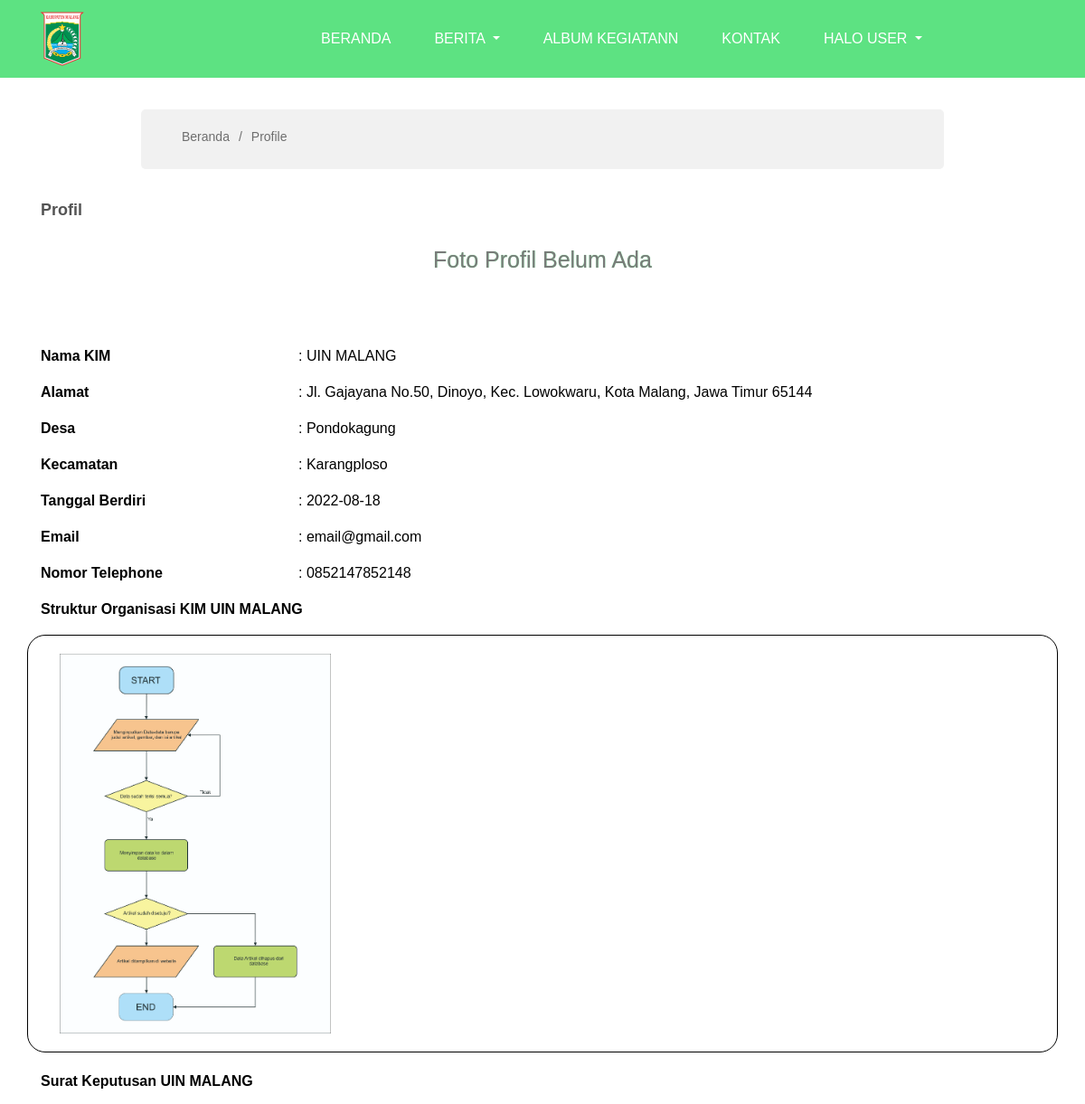
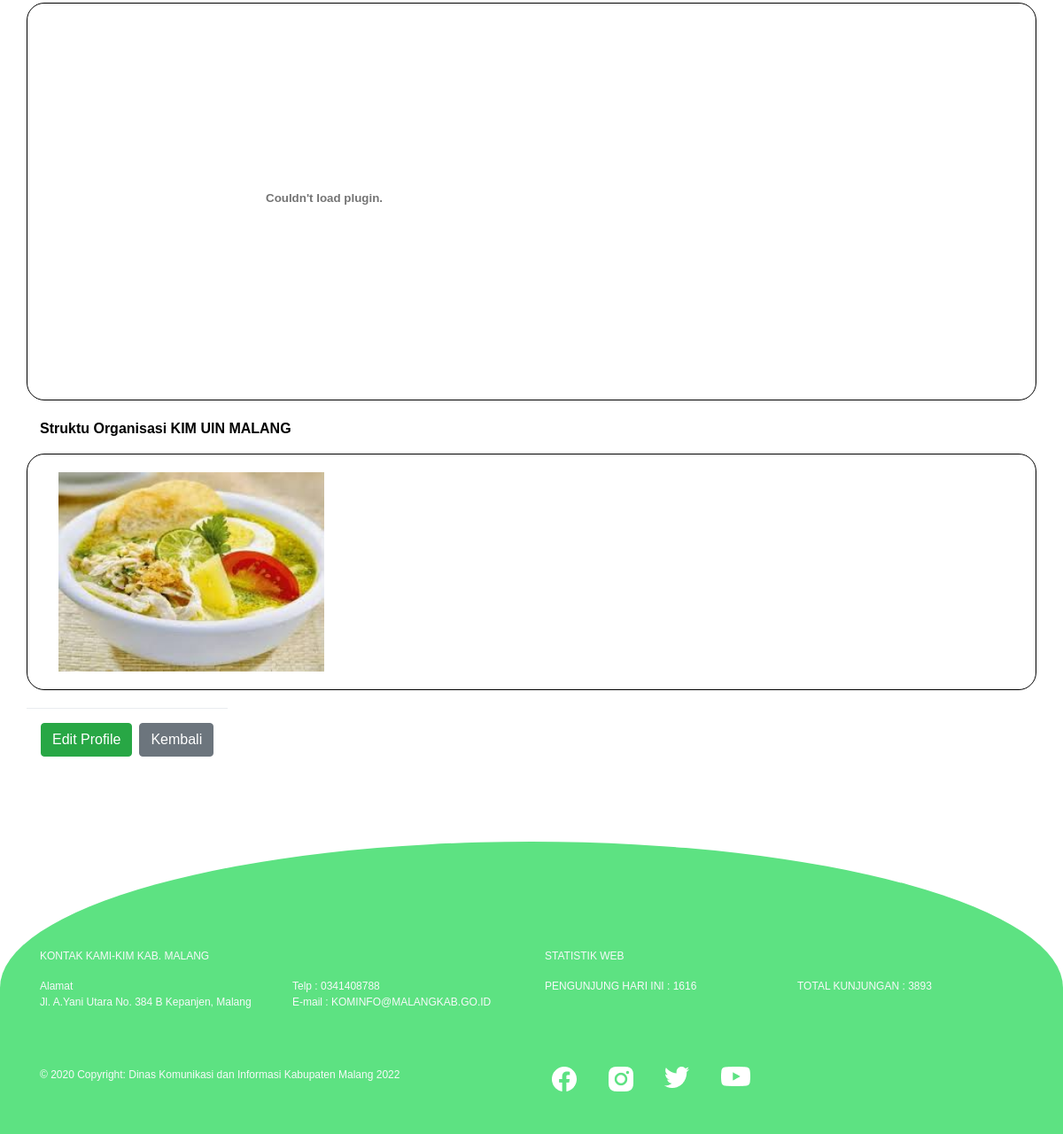
Page /user/profil/view-profile.php (signed in) on the committed database (2 pictures, top to bottom).
### tables this page shows
CREATE TABLE IF NOT EXISTS `profil` (
  `Id_Profil` int(11) NOT NULL AUTO_INCREMENT,
  `Nama_KIM` varchar(50) DEFAULT NULL,
  `Alamat` mediumtext DEFAULT NULL,
  `Desa` varchar(50) DEFAULT NULL,
  `Kecamatan` varchar(50) DEFAULT NULL,
  `Tanggal_Berdiri` varchar(50) DEFAULT NULL,
  `Email` varchar(50) DEFAULT NULL,
  `No_Telephon` varchar(50) DEFAULT NULL,
  `Struktur_Organisasi` varchar(50) DEFAULT NULL,
  `Surat_Keputusan` varchar(50) DEFAULT NULL,
  `Link_Youtube` varchar(100) DEFAULT NULL,
  `Link_Video1` varchar(100) DEFAULT NULL,
  `Link_Video2` varchar(100) DEFAULT NULL,
  `Link_Video3` varchar(100) DEFAULT NULL,
  `Id_Account` int(11) DEFAULT NULL,
  PRIMARY KEY (`Id_Profil`),
  KEY `Account` (`Id_Account`),
  CONSTRAINT `account` FOREIGN KEY (`Id_Account`) REFERENCES `akun` (`id`)
);

### user/profil/view-profile.php (the view, shortened to what this page needs)
<?php
include '../../koneksi.php';
$id_user = $_SESSION['id'];
$sql = "SELECT * FROM profil WHERE Id_Account = $id_user";
$hasil = $koneksi->query($sql);
?>
<!doctype html>
<html lang="en">
<head>
    <link rel="stylesheet" href="https://cdn.jsdelivr.net/npm/bootstrap@4.0.0/dist/css/bootstrap.min.css">
    <link rel="stylesheet" href="../../css/style.css">
</head>
<body>
    <nav class="navbar navbar-expand-lg navbar-dark text-uppercase" style="background-color: #5DE282;">
        <div class="container">
            <a class="navbar-brand" href="#"><img src="../../image/logo kecil.png" alt=""></a>
            <div class="collapse navbar-collapse text-uppercase" id="navbarSupportedContent">
                <ul class="navbar-nav mr-auto">
                    <li class="nav-item active px-3">
                        <a class="nav-link" href="../../index.php">BERANDA</a>
                    </li>
                    <li class="nav-item dropdown active px-3">
                        <a class="nav-link dropdown-toggle" href="" id="navbarDropdown" role="button" data-toggle="dropdown" aria-haspopup="true" aria-expanded="false">
                            BERITA
                        </a>
                    </li>
                    <li class="nav-item active px-3">
                        <a class="nav-link" href="../album/album.php">Album KegiatanN</a>
                    </li>
                    <li class="nav-item active px-3">
                        <a class="nav-link" href="#kontak">Kontak</a>
                    </li>
                    <li class="nav-item dropdown active px-3">
                        <a class="nav-link dropdown-toggle" href="" id="navbarDropdown" role="button" data-toggle="dropdown" aria-haspopup="true" aria-expanded="false">
                            HALO USER
                        </a>
                    </li>
                </ul>
            </div>
        </div>
    </nav>
    <main id="main">
        <section id="breadcrumbs" class="breadcrumbs">
            <div class="container">
                <ol>
                    <li><a href="index.php">Beranda</a></li>
                    <li><a href="">Profile</a></li>
                </ol>
            </div>
        </section>
        <section id="artikel" class="artikel">
            <div class="container">
                <h2>Profil</h2>
                <?php
                foreach ($hasil as $value) {
                ?>
                    <div class="row photo-profil">
                        <div class="col-lg-12 col-sm-12 col-12">
                            <?php if (empty($value['Foto_Profil'])) { ?>
                                <p class="align-self-center col text-center text-artikel">Foto Profil Belum Ada</p>
                            <?php } else { ?>
                                <img src="../../file/setruktur-organisasi/<?= $value['Foto_Profil'] ?>" alt="" class="rounded-circle img-thumbnail">
                            <?php } ?>
                        </div>
                    </div>
                    <div class="row">
                        <div class="col-3">
                            <p class="font-weight-bold">Nama KIM</p>
                        </div>
                        <div class="col-9">
                            <p>: <?= $value['Nama_KIM'] ?></p>
                        </div>
                    </div>
                    <div class="row">
                        <div class="col-3">
                            <p class="font-weight-bold">Alamat</p>
                        </div>
                        <div class="col-9">
                            <p>: <?= $value['Alamat'] ?></p>
                        </div>
                    </div>
                    <div class="row">
                        <div class="col-3">
                            <p class="font-weight-bold">Desa</p>
                        </div>
                        <div class="col-9">
                            <p>: <?= $value['Desa'] ?></p>
                        </div>
                    </div>
                    <div class="row">
                        <div class="col-3">
                            <p class="font-weight-bold">Kecamatan</p>
                        </div>
                        <div class="col-9">
                            <p>: <?= $value['Kecamatan'] ?></p>
                        </div>
                    </div>
                    <div class="row">
                        <div class="col-3">
                            <p class="font-weight-bold">Tanggal Berdiri</p>
                        </div>
                        <div class="col-9">
                            <p>: <?= $value['Tanggal_Berdiri'] ?></p>
                        </div>
                    </div>
                    <div class="row">
                        <div class="col-3">
                            <p class="font-weight-bold">Email</p>
                        </div>
                        <div class="col-9">
                            <p>: <?= $value['Email'] ?></p>
                        </div>
                    </div>
                    <div class="row">
                        <div class="col-3">
                            <p class="font-weight-bold">Nomor Telephone</p>
                        </div>
                        <div class="col-9">
                            <p>: <?= $value['No_Telephon'] ?></p>
                        </div>
                    </div>
                    <p class="font-weight-bold">Struktur Organisasi KIM <?= $value['Nama_KIM'] ?></p>
                    <div class="row card-profil">
                        <div class="col">
                            <img src="../../file/setruktur-organisasi/<?= $value['Struktur_Organisasi'] ?>" alt="">
                        </div>
                    </div>
                    <p class="font-weight-bold">Surat Keputusan <?= $value['Nama_KIM'] ?></p>
                    <div class="row card-profil">
                        <div class="col">
                            <object data="../../file/surat-keterangan/<?= $value['Surat_Keputusan'] ?>" width="600" height="400"></object>
                        </div>
                    </div>
                    <p class="font-weight-bold">Struktu Organisasi KIM <?= $value['Nama_KIM'] ?></p>
                    <div class="row card-profil">
                        <div class="col">
                            <img src="../../image/soto.jpeg" alt="">
                        </div>
                    </div>
                <?php
                }
                ?>
                <div class="row justify-content-start">
                    <div class="modal-footer">
                        <a type="submit" class="btn btn-success" href="input-profile.php">Edit Profile</a></a>
                        <button type="button" class="btn btn-secondary">Kembali</button>
                    </div>
                </div>
            </div>
        </section>
    </main>
    <footer class="page-footer pt-4 text-light" style="font-size: 12px; background-color: #5DE282; border-radius: 100% 100% 0 0;">
        <div class="container text-md-left mt-4">
            <div class="row mt-5 pt-5">
                <div class="col">
                    <p class="text-uppercase">Kontak Kami-KIM Kab. Malang</p>
                </div>
                <div class="col">
                    <p class="text-uppercase">statistik web</p>
                </div>
            </div>
            <div class="row">
                <div class="col">
                    <p>
                        Alamat<br>
                        Jl. A.Yani Utara No. 384 B Kepanjen, Malang
                    </p>
                </div>
                <div class="col">
                    <p>
                        Telp : 0341408788 <br>
                        E-mail : KOMINFO@MALANGKAB.GO.ID
                    </p>
                </div>
                <div class="col">
                    <p class="text-uppercase">Pengunjung hari ini : <?= $round = rand(1, 10000) ?></p>
                </div>
                <div class="col">
                    <p class="text-uppercase">total kunjungan : <?= $round = rand(1, 10000) ?></p>
                </div>
            </div>
            <div class="row">
                <div class="col">
                    <div class="footer-copyright my-5">
                        <p>
                            © 2020 Copyright:
                            <a href="/" class="text-light"> Dinas Komunikasi dan Informasi Kabupaten Malang 2022</a>
                        </p>
                    </div>
                </div>
                <div class="col">
                    <div class="row my-5">
                        <div class="col-sm-1 mx-2">
                            <a href=""><img src="../../image/facebook.png" alt=""></a>
                        </div>
                        <div class="col-sm-1 mx-2">
                            <a href=""><img src="../../image/instagram.png" alt=""></a>
                        </div>
                        <div class="col-sm-1 mx-2">
                            <a href=""><img src="../../image/twitter.png" alt=""></a>
                        </div>
                        <div class="col-sm-1 mx-2">
                            <a href=""><img src="../../image/youtube.png" alt=""></a>
                        </div>
                    </div>
                </div>
            </div>
        </div>
    </footer>
</body>

### css/style.css (style rules this page uses)
body { font-family: "Poppins", sans-serif; color: black; }
a { color: black; text-decoration: none; }
h1, h2, h3, h4, h5, h6 { font-family: "Poppins", sans-serif; }
nav { text-transform: uppercase; }
section { padding: 0 0 80px 0; }
.breadcrumbs { padding: 20px 0 20px 30px; background: #f1f1f1; width: 74%; margin: auto; margin-top: 35px; border-radius: 5px; }
.breadcrumbs a { text-decoration: none; color: #6e6e6e; transition: 0.3s; }
.breadcrumbs ol { display: flex; flex-wrap: wrap; list-style: none; padding: 0 0 5px 0; margin: 0; font-size: 14px; }
.breadcrumbs ol li+li { padding-left: 10px; }
.breadcrumbs ol li+li::before { display: inline-block; padding-right: 10px; color: #6e6e6e; content: "/"; }
.artikel h2 { margin-top: 35px; margin-bottom: 25px; font-size: 18px; font-weight: 700; color: #545454; }
.card-profil { border: 1px solid black; border-radius: 20px; min-height: 200px; padding: 20px; margin-bottom: 20px; }
.card-profil img { width: 300px; }
.text-artikel { color: #7a7a7a; font-size: 25px; text-shadow: 0 0 1px #5DE282; }
.artikel .photo-profil { margin-bottom: 60px; text-align: center; }

### rows in the picture
profil: Nama_KIM "UIN MALANG", Alamat "Jl. Gajayana No.50, Dinoyo, Kec. Lowokwaru, Kota Malang, Jawa Timur 65144", Desa "Pondokagung", Kecamatan "Karangploso", Tanggal_Berdiri "2022-08-18", Email "email@gmail.com", No_Telephon "0852147852148", Struktur_Organisasi (picture)
